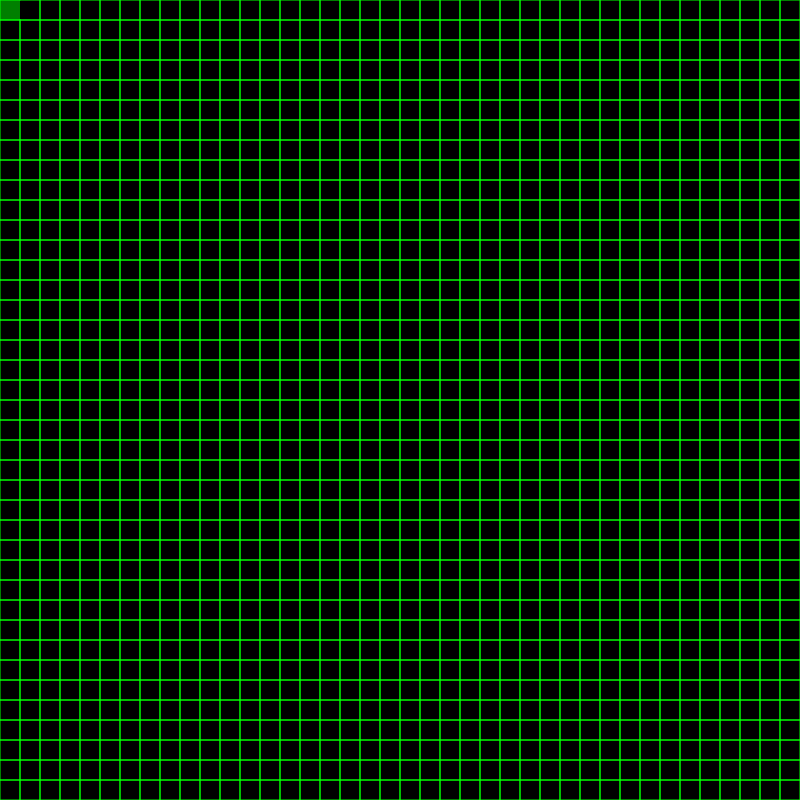
Frame 1 (no input)
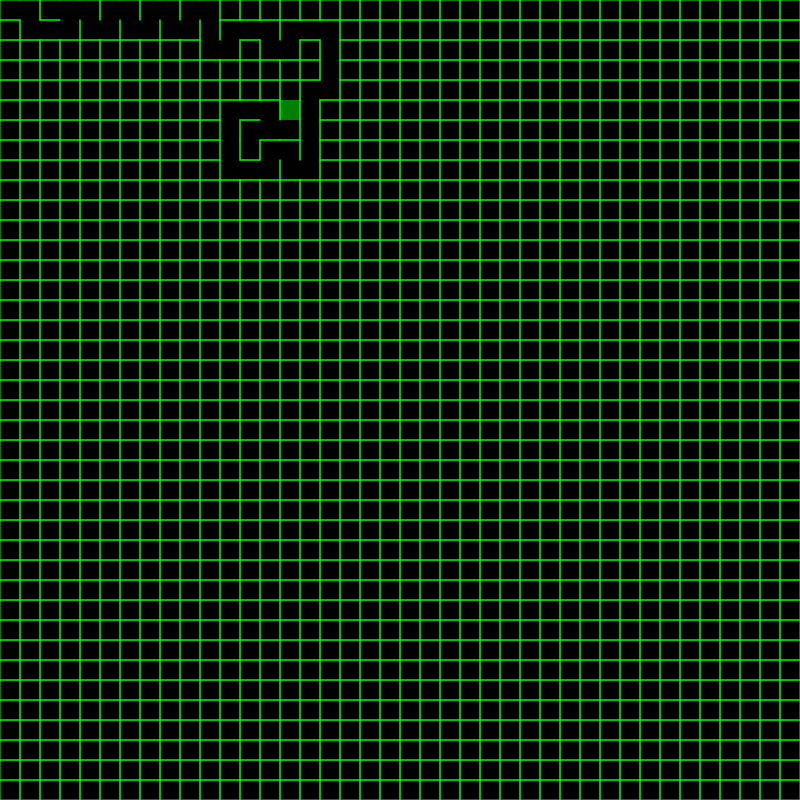
Frame 60 (no input)
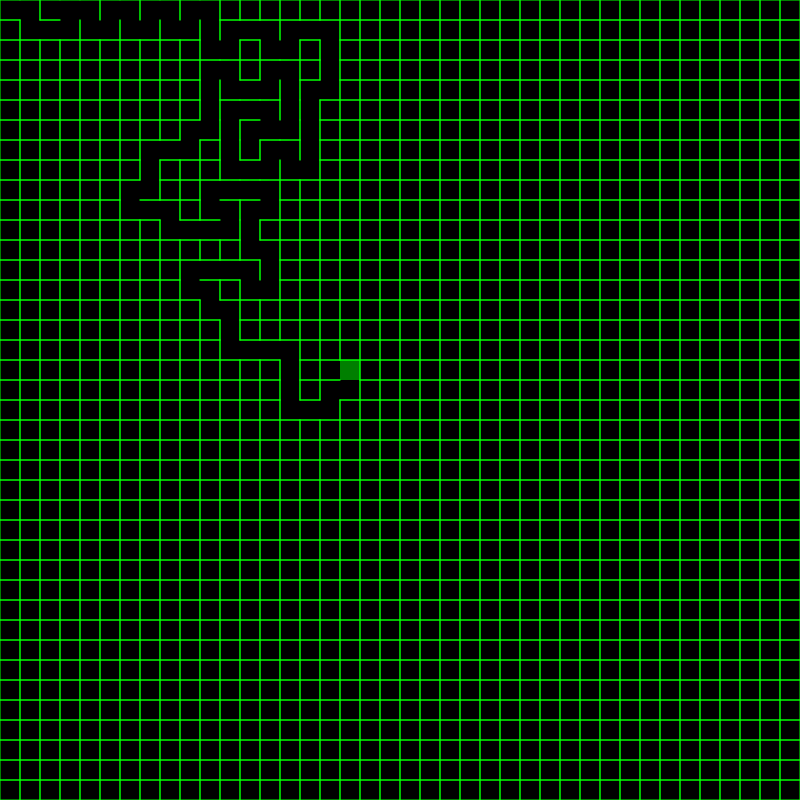
Frame 120 (the mouse pressed at the canvas centre since frame 60)

The p5.js sketch that drew these frames (run headless with seeded random() and noise() and a simulated clock; from frame 60 on, the mouse is pressed at the canvas centre):

// p5.js sketch
// ── sketch.js
let rows, cols;
let grid;
let w = 20;
let current;
let stack;
let init;
let solveStack;

function setup() {
    createCanvas(800, 800);
    cols = width / w;
    rows = height / w;
    grid = [];
    for (var i = 0; i < rows; i++) {
        for (var j = 0; j < cols; j++) {
            grid.push(new Cell(i, j));
        }
    }
    // frameRate(5);
    init = grid[0];
    current = grid[0];
    current.visited = true;
    stack = []
    stack.push(current);
    solveStack = [];
}

function draw() {
    background(0);
    current.back();
    let neighbour = current.findNeighbours();
    if (neighbour) {
        removeWalls(current, neighbour);
        neighbour.visited = true;
        stack.push(neighbour);
        current = neighbour;
    } else {
        if (stack.length > 0) {
            current = stack.pop();
        } else {
            // solve(init);
            noLoop();
        }
    }
    for (var i = 0; i < grid.length; i++) {
        grid[i].show();
    }
}

function removeWalls(a, b) {
    let i = a.i - b.i;
    if (i === 1) {
        a.walls[3] = false;
        b.walls[1] = false;
    } else if (i === -1) {
        a.walls[1] = false;
        b.walls[3] = false;
    }

    let j = a.j - b.j;
    if (j === 1) {
        a.walls[0] = false;
        b.walls[2] = false;
    } else if (j === -1) {
        a.walls[2] = false;
        b.walls[0] = false;
    }
}

function solve(init) {
    // let next = 1;
    // print('satrt');
    if (init) {
        solveStack.push(init);
        // print('any');
        init.front();
        // print(init);
        // init = next;
        next = move(init);
        init = next;
        solve(init);
    }
}

function move(a) {
    let arr = [];
    for (var i = 0; i < a.walls.length; i++) {
        if (!a.walls[i]) {
            arr.push(i);
        }
    }
    print(arr);
    if (arr.length > 0) {
        let r = floor(random(0, arr.length));

        let nextIndex = arr[r];
        let index;
        switch (nextIndex) {
            case 0:
                index = calIndex(a.i - 1, a.j);
                print(index);
                return grid[index];
                break;

            case 1:
                index = calIndex(a.i, a.j + 1);
                print(index);
                return grid[index];
                break;

            case 2:
                index = calIndex(a.i + 1, a.j);
                print(index);
                return grid[index];
                break;

            case 3:
                index = calIndex(a.i, a.j - 1);
                print(index);
                return grid[index];
                break;

            default:
                return undefined;
                break;
        }

    } else {
        return solveStack.pop();
    }
}

function calIndex(i, j) {
    if (i < 0 || j < 0 || i > rows - 1 || j > cols - 1) {
        return -1;
    }
    return i * cols + j;
}
// ── cell.js
class Cell {
    constructor(i, j) {
        this.i = i;
        this.j = j;
        this.walls = [true, true, true, true];
        this.visited = false;
        this.visitedSolve = false;
    }

    show() {
        let x = this.i * w;
        let y = this.j * w;
        stroke(0, 255, 0);
        if (this.walls[0]) {
            line(x, y, x + w, y);
        }
        if (this.walls[1]) {
            line(x + w, y, x + w, y + w);
        }
        if (this.walls[2]) {
            line(x, y + w, x + w, y + w);
        }
        if (this.walls[3]) {
            line(x, y, x, y + w);
        }
    }

    back() {
        let x = this.i * w;
        let y = this.j * w;
        noStroke();
        fill(0, 255, 0, 127);
        rect(x, y, w, w);
    }

    front() {
        let x = this.i * w;
        let y = this.j * w;
        noStroke();
        fill(255, 0, 0, 127);
        rect(x, y, w, w);
    }

    findIndex(i, j) {
        if (i < 0 || j < 0 || i > rows - 1 || j > cols - 1) {
            return -1;
        }
        return i * cols + j;
    }

    findNeighbours() {
        let neighbours = [];

        var top = grid[this.findIndex(this.i - 1, this.j)];
        var right = grid[this.findIndex(this.i, this.j + 1)];
        var bottom = grid[this.findIndex(this.i + 1, this.j)];
        var left = grid[this.findIndex(this.i, this.j - 1)];

        if (top && !top.visited) {
            neighbours.push(top);
        }
        if (right && !right.visited) {
            neighbours.push(right);
        }
        if (bottom && !bottom.visited) {
            neighbours.push(bottom);
        }
        if (left && !left.visited) {
            neighbours.push(left);
        }
        return neighbours[floor(random(0, neighbours.length))]
    }
}
